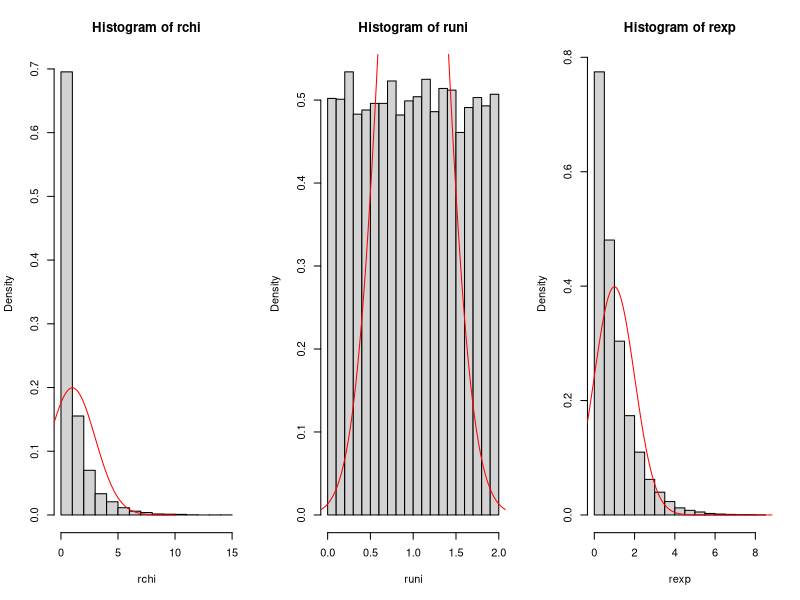
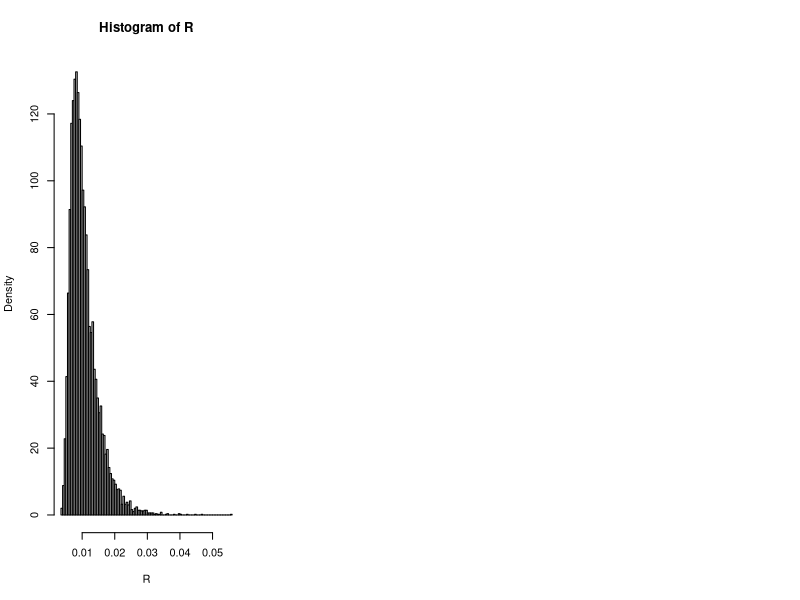

The R script that drew these images, in order:
## ---- chunk 1
knitr::opts_chunk$set(echo = TRUE)
## ---- chunk 2
 #Case1: chi square distribution

emp.typ1.chi <- function(n,alpha,mu0) {
  
  m = 10000
  I = numeric(m)
  
  for (j in 1:m) 
    {
    x = rchisq(n, df=1)
    Tj = (mean(x) - mu0)/(sd(x)/sqrt(n))
    if (abs(Tj) > qt(1-alpha/2,df=n-1)) I[j]=1
    else I[j]=0
    }
  
  TypeI = mean(I)
  se.hat = sqrt(TypeI*(1-TypeI)/m)
  return(c(TypeI,se.hat))
}


# Case2: uniform distribution

emp.typ1.uni <- function(n,alpha,mu0) {
  
  m = 10000
  I = numeric(m)
  
  for (j in 1:m) 
  {
    x = runif(n,0,2)
    Tj = (mean(x) - mu0)/(sd(x)/sqrt(n))
    if (abs(Tj) > qt(1-alpha/2,df=n-1)) I[j]=1
    else I[j]=0
  }
  
  TypeI = mean(I)
  se.hat = sqrt(TypeI*(1-TypeI)/m)
  return(c(TypeI,se.hat))
}

#case3: exponential

emp.typ1.exp <- function(n,alpha,mu0) {
  
  m = 10000
  I = numeric(m)
  
  for (j in 1:m) 
  {
    x = rexp(n,1)
    Tj = (mean(x) - mu0)/(sd(x)/sqrt(n))
    if (abs(Tj) > qt(1-alpha/2,df=n-1)) I[j]=1
    else I[j]=0
  }
  
  TypeI = mean(I)
  se.hat = sqrt(TypeI*(1-TypeI)/m)
  return(c(TypeI,se.hat))
}
## ---- chunk 3
set.seed(123)

result <- rbind( emp.typ1.chi(10,0.05,1), emp.typ1.chi(20,0.05,1), emp.typ1.chi(30,0.05,1),
                 emp.typ1.uni(10,0.05,1), emp.typ1.uni(20,0.05,1), emp.typ1.uni(30,0.05,1),
                 emp.typ1.exp(10,0.05,1), emp.typ1.exp(20,0.05,1), emp.typ1.exp(30,0.05,1))

result <- as.data.frame(result)
result$n <- rep(c(10,20,30),3)
result$dist <- rep(c('chisq','uniform','exponential'),each=3)
colnames(result) <- c('type1_error','std','n','dist')

## ---- chunk 4
library(knitr)
kable(result, format = "markdown", caption = "Empirical Type1 error rate according to distributions")
## ---- chunk 5
par(mfrow=c(1,3))

set.seed(123)

rchi <- rchisq(10000,1)
hist(rchi, prob=TRUE)
num = seq(-10,10,0.01)
lines(num,dnorm(num,1,2),col='red')

runi <- runif(10000,0,2)
hist(runi, prob=TRUE)
lines(num,dnorm(num,1,1/3),col='red')

rexp <- rexp(10000,1)
hist(rexp, prob=TRUE)
lines(num,dnorm(num,1,1),col='red')
## ---- chunk 6
# sample mle of lambda

lambda0 <- 12/1297

#set up the bootstrap
library(boot)
m = 10000
n = nrow(aircondit)
R = numeric(m)

for (j in 1:m)
{
  i = sample(1:n, size = n, replace = TRUE)
  boot.sample = aircondit[i,]
  R[j] = 12/sum(boot.sample)
}
## ---- chunk 7
result <- as.data.frame(cbind(mean(R), sd(R), mean(R) - lambda0, (mean(R) - lambda0)/sd(R)))
colnames(result) <- c('mean of boot', 'sd of boot', 'bias of boot','bias/sd')
kable(result, format = "markdown", caption = "summary of bootstrap estimates")
## ---- chunk 8
hist(R, prob = TRUE, nclass=100)
## ---- chunk 9
# Sample Mean time
mean0 <- 1/lambda0
mean.j <- 1/R
alpha = 0.05

## bias

bias <- mean(mean.j) - mean0 

## Standard Normal Bootstrap Confidence Interval
LB = (mean0-bias) - qnorm((1-alpha/2))*sd(mean.j)
UB = (mean0-bias) + qnorm((1-alpha/2))*sd(mean.j)

## Basic Bootstrap Confidence Interval
basic = 2*mean0 - quantile(mean.j,prob=c((1-alpha/2),(alpha/2)))

## Percentile Bootstrap Confidence Interval
perce = quantile(mean.j,prob=c((alpha/2),(1-alpha/2)))

## Better Bootstrap Confidence Interval

conf <- 0.95
alpha <- (1 + c(-conf,conf))/2

zalpha <- qnorm(alpha)
z0 <- qnorm(sum(mean.j < mean0)/m)
jack.lambda <- numeric(n)
for (i in 1:n)
  { jack.lambda[i] <- mean(aircondit[-i,])}

L <- mean(jack.lambda) - jack.lambda
a <- sum(L^3)/(6*sum(L^2)^1.5)
adj.alpha <- pnorm(z0 + (z0 + zalpha)/(1-a*(z0 + zalpha)))
Better.CI <- quantile(mean.j,adj.alpha,type =6)

## ---- chunk 10
ci <- as.data.frame(rbind (c(LB,UB), basic, perce))
rownames(ci) <- c("normal","basic","percentile")
colnames(ci) <- c("2.5%","97.5%")
kable(ci, format = "markdown", caption = "3 types of bootstrap confidence interval")

## better bootstrap interval with adjusted quantiles
kable(t(Better.CI), format = "markdown", caption = "better bootstrap confidence interval")
## ---- chunk 11
x= c(1:10)
y= c(0.701,3.555,1.634,4.031,5.199,4.595,4.843,3.782,5.715,8.025)
c_x = x-mean(x)
c_y = y-mean(y) ##centered data to make sample mean equal to zero

dat <- cbind(c_x, c_y)
colnames(dat)<-c('new_x','new_y')
dat <- as.data.frame(dat)

## approximate permutation: using 10000 sample

m = 10000
T0 <- sum(dat$new_y * dat$new_x)^2
TP <- numeric(m)
index <- matrix(0,nrow=m,ncol=nrow(dat))

for (i in 1:m){
  index = sample(1:nrow(dat),nrow(dat),replace = FALSE)
  p_y <- dat$new_y[index]
  TP[i] <- sum(p_y * dat$new_x)^2 ## test statistic
}
## ---- chunk 12
ASL = (1+sum(TP >= T0)) / (m+1)
ASL
## ---- chunk 13
fit <- lm(y ~ x -1)
summary(fit)
## ---- chunk 14

EM <- function(x,initial, epsilon=0.0001){
  
  theta0 <- initial
  error <- 1
  num <- 0
  
  while (error > epsilon) {
    
    # E-step
    
    Eu2 <- (x[1]* theta0/4)/(0.5+theta0/4)
    
    # M-step
    
    ntheta <- (Eu2+x[4])/(Eu2+ sum(x[2:4]))
    
    #
    error <- abs(ntheta-theta0)
    theta0 <- ntheta
    num <- num+1
    print (c(theta0,num))
    }
  }

EM(c(24,5,6,5),0.5)
